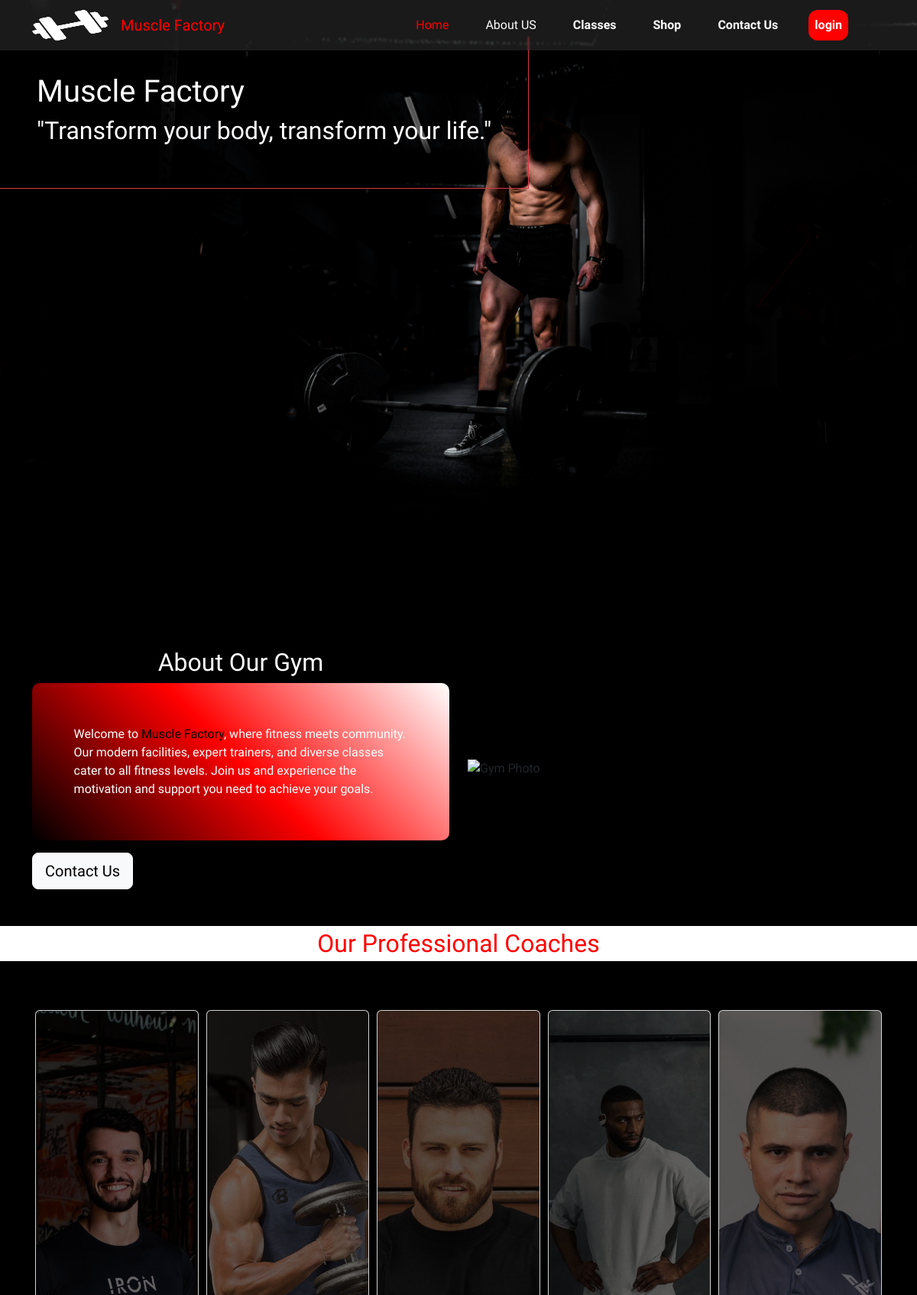
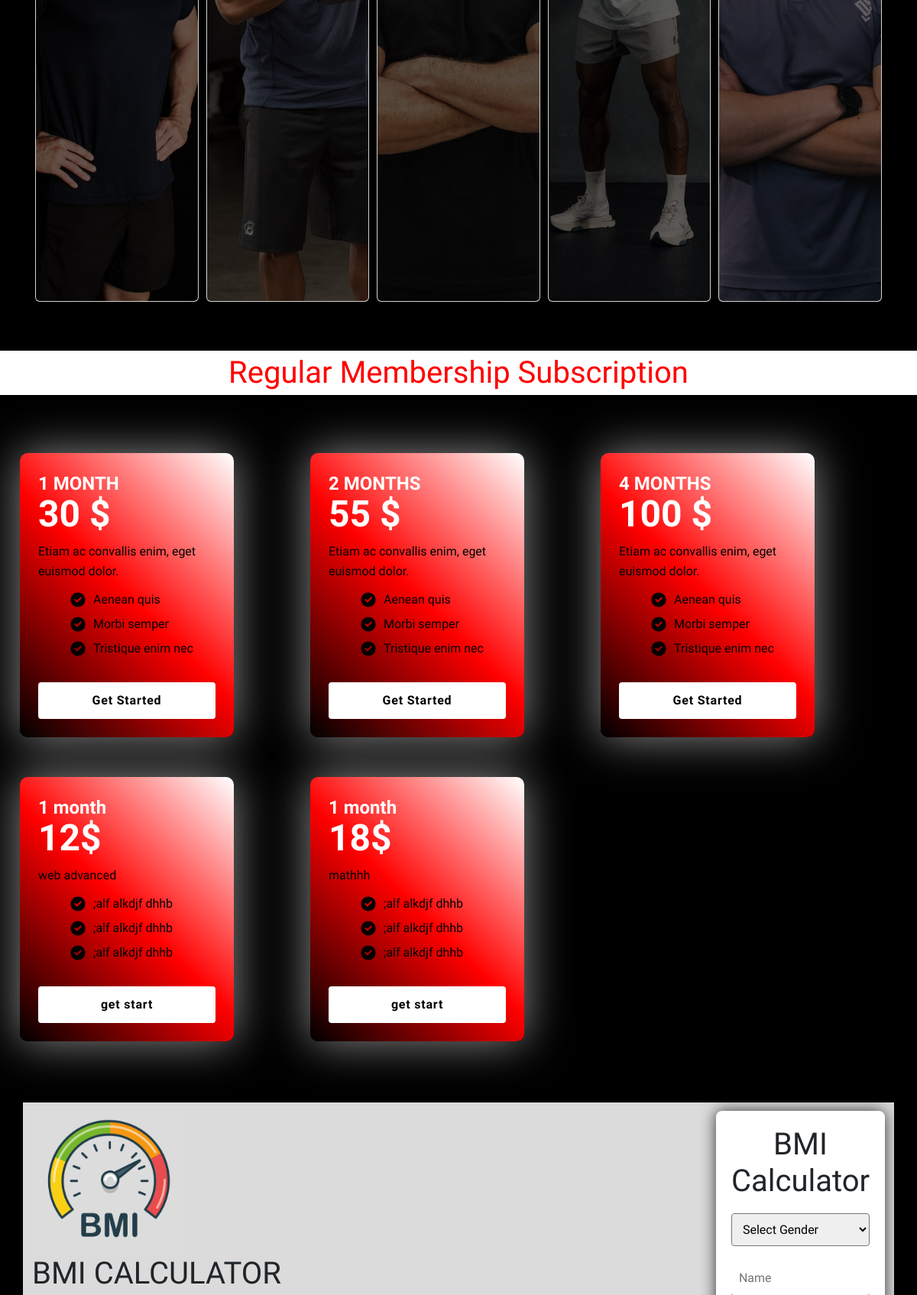
The page / (upper part) on the database its author committed (2 pictures, top to bottom).
### tables this page shows
CREATE TABLE `pcard` (
  `CardID` int(11) NOT NULL,
  `month` varchar(20) NOT NULL,
  `price` varchar(10) NOT NULL,
  `descr` varchar(100) NOT NULL,
  `list1` varchar(70) NOT NULL,
  `list2` varchar(70) NOT NULL,
  `list3` varchar(70) NOT NULL,
  `btn` varchar(30) NOT NULL
);

### index.php (the view, shortened to what this page needs)
<!DOCTYPE html>
<html lang="en">
  <head>
    <link rel="stylesheet" href="./css/style.css" />
    <link href="https://stackpath.bootstrapcdn.com/bootstrap/4.5.2/css/bootstrap.min.css" rel="stylesheet">
    <link
      href="https://cdn.jsdelivr.net/npm/bootstrap@5.3.3/dist/css/bootstrap.min.css"
      rel="stylesheet"
    />
  </head>
  <body>
    <?php include "nav.php"; ?>
    <div class="container-fluid p-0 ">
      <div
        id="carouselExampleSlidesOnly"
        class="carousel slide"
        data-bs-ride="carousel">
        <div class="carousel-inner">
          <div class="carousel-item active">
            <img
              src="photos/anastase-maragos-4dlhin0ghOk-unsplash.jpg"
              class="d-block w-100"
              alt="..."/>
          </div>
        </div>
      </div>
      <div class="join position-absolute top-0 mt-5 p-5  border-bottom border-end border-danger">
        <h1  >Muscle Factory</h1>
        <h2>
          "Transform your body, transform your life."
        </h2>
      </div >
    </div>
<section class="about-section py-5">
  <div class="container">
    <div class="row align-items-center">
      <div class="col-md-6">
        <h2 id="about">About Our Gym </h2>
        <p class="text-white about-gym">Welcome to <span class="text-black"> Muscle Factory</span>, where fitness meets community. Our modern facilities, expert trainers, and diverse classes cater to all fitness levels. Join us and experience the motivation and support you need to achieve your goals.</p>
        <button  id="contbtn" class="btn btn-light btn-lg btnContactUs" data-open>Contact Us</button>
      </div>
      <div class="col-md-6">
        <img src="photos/pexels-dreamlensproduction-896058.jpg" class="img-fluid" alt="Gym Photo">
      </div>
    </div>
  </div>
</section>
  <h2 class="text-center p-1 " style="color: red; background-color: white;padding: 5px;" >Our Professional Coaches</h2>
 <section class="coaches">
<div class="container coachesCont my-5 p-3">
  <div class="card ">
    <img class="background imgc" src="./photos/coaches/c58b7aea-67ff-48af-8276-5ce021110f28.jpg" alt="coaches">
    <div class="card-content">
    </div>
  </div>
  <div class="card ">
    <img class="background imgc" src="./photos/coaches/Build Your Back And Biceps The Smart Way.jpg" alt="">
    <div class="card-content">
    </div>
  </div>
  <div class="card ">
    <img class="background imgc" src="./photos/coaches/Bylt Basics Fitness Shoot.jpg" alt="">
    <div class="card-content">
    </div>
  </div>
  <div class="card">
    <img class="background imgc" src="./photos/coaches/ASRV Men's Gym Outfit.jpg" alt="">
    <div class="card-content">
    </div>
  </div>
  <div class="card">
    <img class="background imgc" src="./photos/coaches/Boxing and Kickboxing Coach.jpg" alt="">
    <div class="card-content">
    </div>
  </div>
</div></section>
<h1 class="h1-prices ">
  Regular Membership Subscription
</h1>
<div class="container   prices-cards py-5">
  <div class="row ">
    <div class="col-lg-4 col-md-6">
      <div class="cardp">
        <div class="headerp">
          <span class="titlep">1 MONTH</span>
          <span class="pricep">30 $</span>
        </div>
        <p class="descp">Etiam ac convallis enim, eget euismod dolor.</p>
        <ul class="listsp">
          <li class="listp">
            <svg xmlns="http://www.w3.org/2000/svg" viewBox="0 0 20 20" fill="currentColor">
              <path fill-rule="evenodd" d="M10 18a8 8 0 100-16 8 8 0 000 16zm3.707-9.293a1 1 0 00-1.414-1.414L9 10.586 7.707 9.293a1 1 0 00-1.414 1.414l2 2a1 1 0 001.414 0l4-4z" clip-rule="evenodd"></path>
            </svg>
            <span>Aenean quis</span>
          </li>
          <li class="listp">
            <svg xmlns="http://www.w3.org/2000/svg" viewBox="0 0 20 20" fill="currentColor">
              <path fill-rule="evenodd" d="M10 18a8 8 0 100-16 8 8 0 000 16zm3.707-9.293a1 1 0 00-1.414-1.414L9 10.586 7.707 9.293a1 1 0 00-1.414 1.414l2 2a1 1 0 001.414 0l4-4z" clip-rule="evenodd"></path>
            </svg>
            <span>Morbi semper</span>
          </li>
          <li class="listp">
            <svg xmlns="http://www.w3.org/2000/svg" viewBox="0 0 20 20" fill="currentColor">
              <path fill-rule="evenodd" d="M10 18a8 8 0 100-16 8 8 0 000 16zm3.707-9.293a1 1 0 00-1.414-1.414L9 10.586 7.707 9.293a1 1 0 00-1.414 1.414l2 2a1 1 0 001.414 0l4-4z" clip-rule="evenodd"></path>
            </svg>
            <span>Tristique enim nec</span>
          </li>
        </ul>
        <button type="buttonp" class="action">Get Started</button>
      </div>
    </div>
    <div class="col-lg-4 col-md-6">
      <div class="cardp">
        <div class="headerp">
          <span class="titlep">2 MONTHS</span>
          <span class="pricep">55 $</span>
        </div>
        <p class="descp">Etiam ac convallis enim, eget euismod dolor.</p>
        <ul class="listsp">
          <li class="listp">
            <svg xmlns="http://www.w3.org/2000/svg" viewBox="0 0 20 20" fill="currentColor">
              <path fill-rule="evenodd" d="M10 18a8 8 0 100-16 8 8 0 000 16zm3.707-9.293a1 1 0 00-1.414-1.414L9 10.586 7.707 9.293a1 1 0 00-1.414 1.414l2 2a1 1 0 001.414 0l4-4z" clip-rule="evenodd"></path>
            </svg>
            <span>Aenean quis</span>
          </li>
          <li class="listp">
            <svg xmlns="http://www.w3.org/2000/svg" viewBox="0 0 20 20" fill="currentColor">
              <path fill-rule="evenodd" d="M10 18a8 8 0 100-16 8 8 0 000 16zm3.707-9.293a1 1 0 00-1.414-1.414L9 10.586 7.707 9.293a1 1 0 00-1.414 1.414l2 2a1 1 0 001.414 0l4-4z" clip-rule="evenodd"></path>
            </svg>
            <span>Morbi semper</span>
</li>
          <li class="listp">
            <svg xmlns="http://www.w3.org/2000/svg" viewBox="0 0 20 20" fill="currentColor">
              <path fill-rule="evenodd" d="M10 18a8 8 0 100-16 8 8 0 000 16zm3.707-9.293a1 1 0 00-1.414-1.414L9 10.586 7.707 9.293a1 1 0 00-1.414 1.414l2 2a1 1 0 001.414 0l4-4z" clip-rule="evenodd"></path>
            </svg>
            <span>Tristique enim nec</span>
          </li>
        </ul>
        <button type="buttonp" class="action">Get Started</button>
      </div>
    </div>
    <div class="col-lg-4 col-md-6 ">
      <div class="cardp">
        <div class="headerp">
          <span class="titlep">4 MONTHS</span>
          <span class="pricep">100 $</span>
        </div>
        <p class="descp">Etiam ac convallis enim, eget euismod dolor.</p>
        <ul class="listsp">
          <li class="listp">
            <svg xmlns="http://www.w3.org/2000/svg" viewBox="0 0 20 20" fill="currentColor">
              <path fill-rule="evenodd" d="M10 18a8 8 0 100-16 8 8 0 000 16zm3.707-9.293a1 1 0 00-1.414-1.414L9 10.586 7.707 9.293a1 1 0 00-1.414 1.414l2 2a1 1 0 001.414 0l4-4z" clip-rule="evenodd"></path>
            </svg>
            <span>Aenean quis</span>
          </li>
          <li class="listp">
            <svg xmlns="http://www.w3.org/2000/svg" viewBox="0 0 20 20" fill="currentColor">
              <path fill-rule="evenodd" d="M10 18a8 8 0 100-16 8 8 0 000 16zm3.707-9.293a1 1 0 00-1.414-1.414L9 10.586 7.707 9.293a1 1 0 00-1.414 1.414l2 2a1 1 0 001.414 0l4-4z" clip-rule="evenodd"></path>
            </svg>
            <span>Morbi semper</span>
          </li>
          <li class="listp">
            <svg xmlns="http://www.w3.org/2000/svg" viewBox="0 0 20 20" fill="currentColor">
              <path fill-rule="evenodd" d="M10 18a8 8 0 100-16 8 8 0 000 16zm3.707-9.293a1 1 0 00-1.414-1.414L9 10.586 7.707 9.293a1 1 0 00-1.414 1.414l2 2a1 1 0 001.414 0l4-4z" clip-rule="evenodd"></path>
            </svg>
            <span>Tristique enim nec</span>
          </li>
        </ul>
        <button type="buttonp" class="action">Get Started</button>
      </div>
    </div>
  <?php
   include "config.php";
$sql ="select * from pcard;";
$result=$con->query($sql) or die("error adding".$con->error);
if($result->num_rows >0){
  while($row = $result->fetch_assoc()){
   echo '<div class="col-lg-4 col-md-6">';
   echo '<div class="cardp">';
     echo'<div class="headerp">';
     echo'<span class="titlep">'.$row['month'].'</span>';
      echo'<span class="pricep">'.$row['price'].'</span>';
     echo"</div>" ;
     echo '<p class="descp">'.$row['descr'].'</p>
      <ul class="listsp">
        <li class="listp">
          <svg xmlns="http://www.w3.org/2000/svg" viewBox="0 0 20 20" fill="currentColor">
            <path fill-rule="evenodd" d="M10 18a8 8 0 100-16 8 8 0 000 16zm3.707-9.293a1 1 0 00-1.414-1.414L9 10.586 7.707 9.293a1 1 0 00-1.414 1.414l2 2a1 1 0 001.414 0l4-4z" clip-rule="evenodd"></path>
          </svg>';
         echo' <span>'.$row['list1'].'</span>';
       echo' </li>
        <li class="listp">
          <svg xmlns="http://www.w3.org/2000/svg" viewBox="0 0 20 20" fill="currentColor">
            <path fill-rule="evenodd" d="M10 18a8 8 0 100-16 8 8 0 000 16zm3.707-9.293a1 1 0 00-1.414-1.414L9 10.586 7.707 9.293a1 1 0 00-1.414 1.414l2 2a1 1 0 001.414 0l4-4z" clip-rule="evenodd"></path>
          </svg>';
      echo'    <span>'.$row['list2'].'</span>
        </li>';
      echo'  <li class="listp">
          <svg xmlns="http://www.w3.org/2000/svg" viewBox="0 0 20 20" fill="currentColor">
            <path fill-rule="evenodd" d="M10 18a8 8 0 100-16 8 8 0 000 16zm3.707-9.293a1 1 0 00-1.414-1.414L9 10.586 7.707 9.293a1 1 0 00-1.414 1.414l2 2a1 1 0 001.414 0l4-4z" clip-rule="evenodd"></path>
          </svg>';
         echo' <span>'.$row['list3'].'</span>
        </li>
      </ul>';
      echo '<button type="buttonp" class="action" onclick="register('.($row['CardID']).')"">'.$row['btn'].'</button>
    </div>
  </div>';
  }
}
?>
</div>
</div>
<div class="container bmi-container">
    <div class="bmi-desc">
      <div class="desc-item">
        <img src="./photos/bmi.png" alt="bmi image" class="bmi-img">
      </div>
      <div class="desc-item">
        <h1 class="bmi-h1">BMI CALCULATOR</h1>
      </div>
    </div>
    <div class="calculator">
        <h1>BMI Calculator</h1>
        <select  id="gender">
            <option value="">Select Gender</option>
        </select>
        <div class="inputs-container">
        <input class="choose" type="text" id="name" placeholder="Name" required>
        </div>
    </div>
    </div>
  </body>
</html>

### css/style.css (style rules this page uses)
* { font-family: "Poetsen One", sans-serif; font-weight: 400; font-style: normal; }
.carousel-inner { width: 100%; height: 100%; }
.carousel-item { width: 100%; height: 100%; }
.join { z-index: 1; color: white; }
body { background: linear-gradient(black, black, black); margin: 0; }
.about-gym { border-radius: 10px; padding: 10%; background: linear-gradient(45deg, black, red, white); }
#about { text-align: center; color: white; }
button { all: unset; }
.imgc { width: 100%; height: 100%; display: block; }
.coachesCont { width: 100%; height: 100vh; display: flex; gap: 10px; margin-inline: 50px; }
.card { min-width: 70px; height: 100%; border-radius: 30px; overflow: hidden; display: flex; align-items: flex-end; flex-grow: 3; cursor: pointer; position: relative; transition: flex-grow 0.5s cubic-bezier(0.16, 1, 0.3, 1); --transition-timing: 0.35s; }
.card > .background { position: absolute; inset: 0; object-fit: cover; object-position: center; filter: brightness(0.4); z-index: 1; transition: var(--transition-timing) ease; }
.card > .card-content { display: flex; align-items: center; position: absolute; left: 10px; right: 10px; bottom: 20px; overflow: hidden; transition: var(--transition-timing); z-index: 10; }
.container { max-width: 1170px; margin: auto; }
.row { display: flex; flex-wrap: wrap; }
ul { list-style: none; }
.cardp { margin: 20px 0; margin-left: -1rem; margin-right: -1rem; display: flex; flex-wrap: wrap; align-items: stretch; margin-bottom: 2rem; width: 280px; display: flex; flex-direction: column; border: none; border-radius: 10px; background: linear-gradient(45deg, black, red, white); padding: 1.5rem; box-shadow: 0px 0px 60px hsla(0, 0%, 67%, 0.826); }
.headerp { float: left; display: flex; flex-direction: column; }
.titlep { font-size: 1.5rem; line-height: 2rem; font-weight: 700; color: #fff }
.pricep { font-size: 3rem; line-height: 1; font-weight: 700; color: #fff }
.descp { margin-top: 0.75rem; margin-bottom: 0.75rem; line-height: 1.625; color: black; }
.listsp { margin-bottom: 1.5rem; flex: 1 1 0%; color: black; }
.listsp .listp { margin-bottom: 0.5rem; display: flex; margin-left: 0.5rem }
.listsp .listp svg { height: 1.5rem; width: 1.5rem; flex-shrink: 0; margin-right: 0.5rem; color: black; }
.action { border: none; outline: none; display: inline-block; border-radius: 0.25rem; background-color: white; padding-left: 1.25rem; padding-right: 1.25rem; padding-top: 0.75rem; padding-bottom: 0.75rem; text-align: center; font-weight: 600; letter-spacing: 0.05em; color: black; }
.h1-prices { text-align: center; color: red; background-color: white; padding: 5px; }
.bmi-img { width: 200px; height: 200px; }
.bmi-container { display: flex; justify-content: space-between; gap: 1.5rem; align-items: center; height: 100%; background-color: rgb(219, 219, 219)!important; position: relative; }
.inputs-container { display: flex; flex-direction: column; justify-content: center; align-items: center; }
.choose { border:none; border-bottom: 1px solid gray; }
.calculator { align-self:flex-end; background-color: #fff; padding: 20px; border-radius: 8px; box-shadow: 0 0 20px rgba(0, 0, 0, 0.781); width: 300px; text-align: center; margin-bottom: 20px; }
.calculator input, .calculator select { width: 100%; padding: 10px; margin: 10px 0; border-radius: 4px; }

### rows shown on the page
pcard: month "1 month", price "12$", descr "web advanced", list1 ";alf alkdjf dhhb", list2 ";alf alkdjf dhhb", list3 ";alf alkdjf dhhb", btn "get start"
pcard: month "1 month", price "18$", descr "mathhh", list1 ";alf alkdjf dhhb", list2 ";alf alkdjf dhhb", list3 ";alf alkdjf dhhb", btn "get start"
